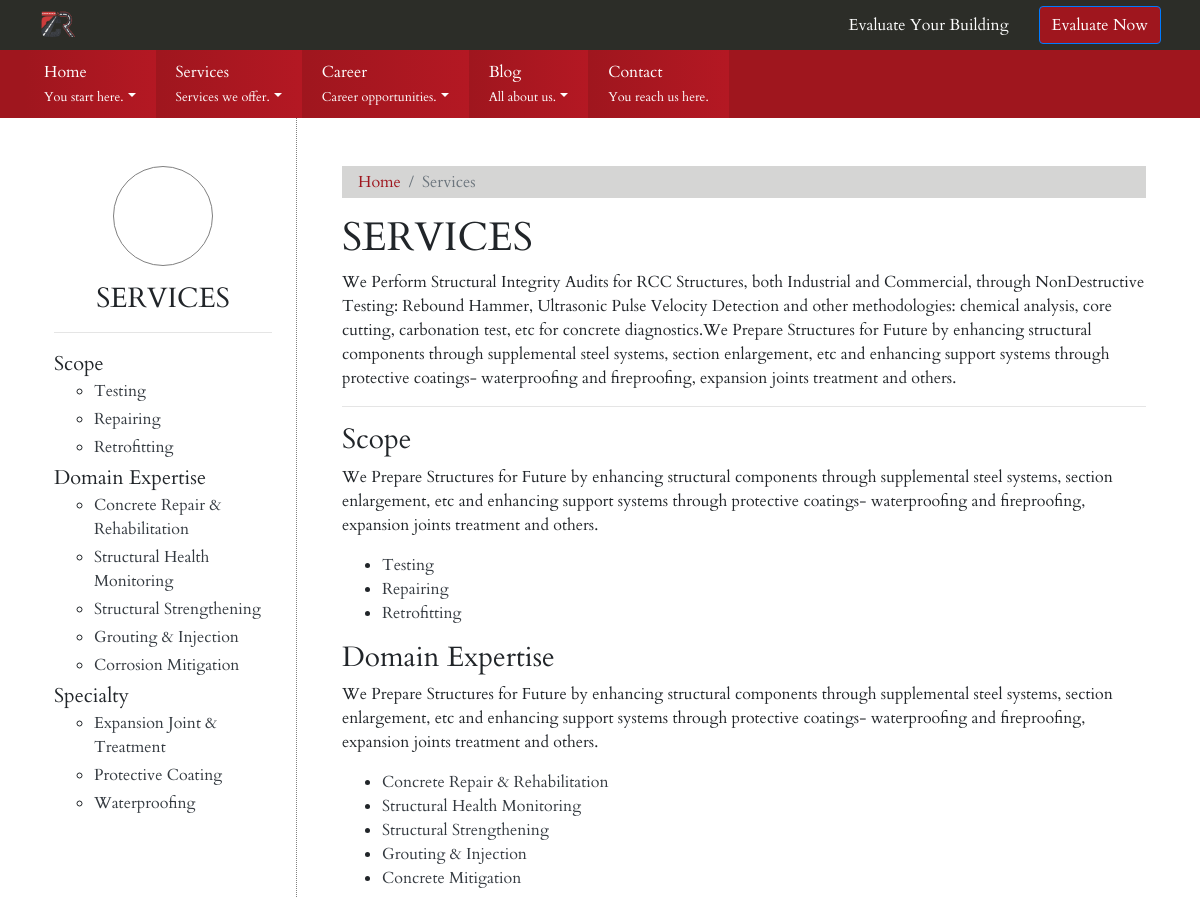
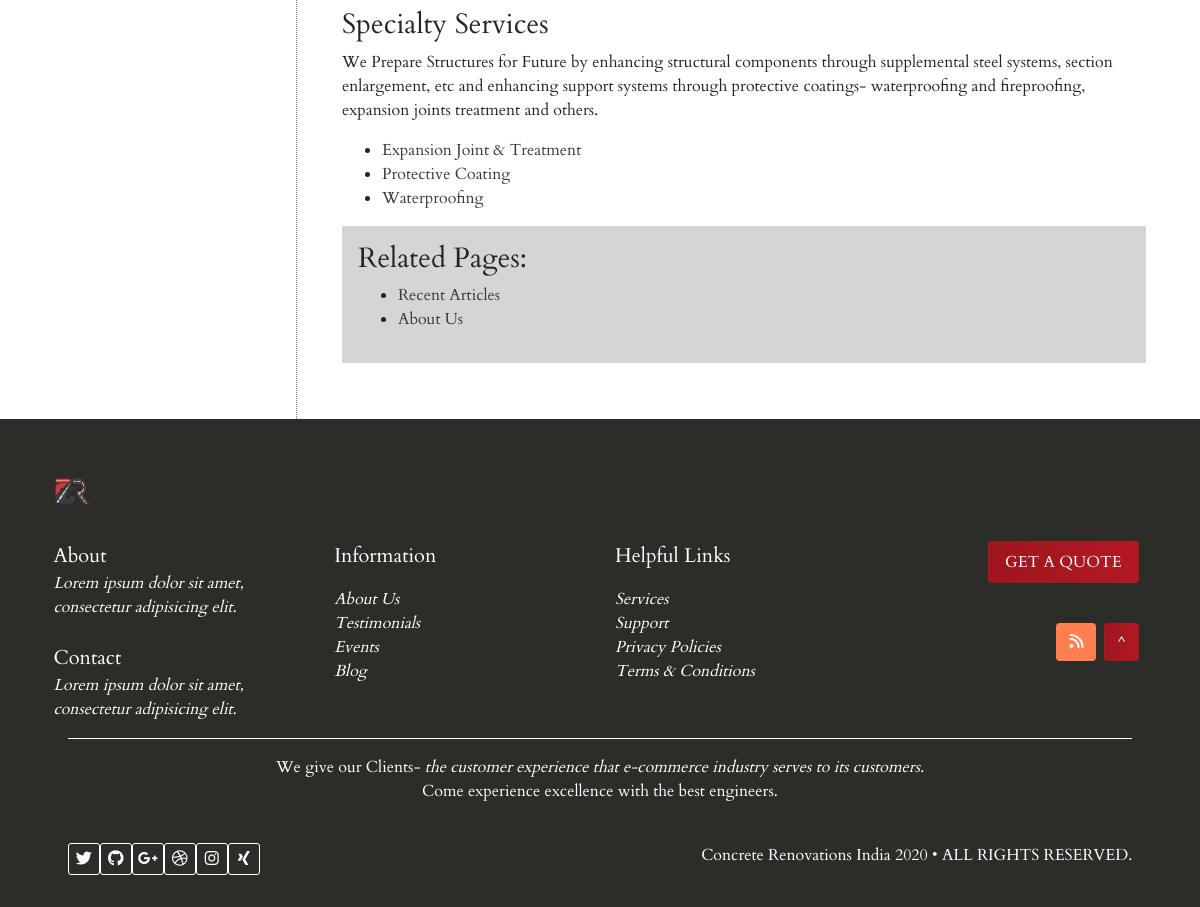
Page /services/ on the committed database (2 pictures, top to bottom).
### services/models.py (models this page shows, shortened)
class ServiceCategory(models.Model):
    name = models.CharField(max_length=100)
    slug = models.SlugField(unique=True,blank=True)

class Service(models.Model):
    name = models.CharField(max_length=200)
    slug = models.CharField(max_length=200,blank=True)
    category = models.CharField(choices=getcategory(),max_length=200)
    tagline = models.CharField(max_length=200,blank=True)
    overview = models.TextField()
    body = models.TextField()
    header_image = models.ImageField(upload_to="uploads/service/header",blank=True)

### web/views.py (the view)
# urls.py: path("services/",views.ServicesHomeView.as_view(),name="Services Home"),
class ServicesHomeView(APIView):
    template_name = app_name + "services/index.html"
    context = {}
    def get(self,request):
        self.context["category_list"] = get_category_list()
        return render(request,self.template_name,self.context)

### web/views.py (called while the page is built)
def get_category_list():
    categories = ServiceCategory.objects.all()
    category_list = []
    for cat in categories:
        services = Service.objects.filter(category=cat.slug)
        service_list = []
        for s in services:
            service_list.append({"name":s.name,"slug":s.slug})
        category_list.append({"name":cat.name,"slug":cat.slug,"services":service_list})
    return category_list

### web/templates/web/services/index.html
{% extends "./base.html" %}
{% load static %}{% block page_title %}Services{% endblock page_title %}
{% block page_body %}
<div class="container-fluid cardo pt-5 pb-5 mb-2">
    <nav aria-label="breadcrumb" class="pb-0 pt-0">
      <ol class="breadcrumb bg-green text-white pb-1 pt-1 rounded-0">
        <li class="breadcrumb-item"><a href="{% url 'web:Home' %}" class="text-rd-dark">Home</a></li>
        <li class="breadcrumb-item text-gray active" aria-current="page">Services</li>
      </ol>
    </nav>
    <div class="mb-2">
        <h1 class="">SERVICES</h1>
        <p>We Perform Structural Integrity Audits for RCC Structures, both Industrial and Commercial, through NonDestructive Testing: Rebound Hammer, Ultrasonic Pulse Velocity Detection and other methodologies: chemical analysis, core cutting, carbonation test, etc for concrete diagnostics.We Prepare Structures for Future by enhancing structural components through supplemental steel systems, section enlargement, etc and enhancing support systems through protective coatings- waterproofing and fireproofing, expansion joints treatment and others.</p>
        <hr>
        <div class="mb-3">
            <h3>Scope</h3>
            <p>We Prepare Structures for Future by enhancing structural components through supplemental steel systems, section enlargement, etc and enhancing support systems through protective coatings- waterproofing and fireproofing, expansion joints treatment and others.</p>
            <ul>
                <li><a href="{% url 'web:Service' 'testing' %}" class="text-dark">Testing</a></li>
                <li><a href="{% url 'web:Service' 'repairing' %}" class="text-dark">Repairing</a></li>
                <li><a href="{% url 'web:Service' 'retrofitting' %}" class="text-dark">Retrofitting</a></li>
            </ul>
        </div>
        <div class="mb-3">
            <h3>Domain Expertise</h3>
            <p>We Prepare Structures for Future by enhancing structural components through supplemental steel systems, section enlargement, etc and enhancing support systems through protective coatings- waterproofing and fireproofing, expansion joints treatment and others.</p>
            <ul class="">
                <li><a href="{% url 'web:Service' 'concreterepairandrehabilitation' %}" class="text-dark">Concrete Repair & Rehabilitation</a></li>
                <li><a href="{% url 'web:Service' 'structuralhealthmonitoring' %}" class="text-dark">Structural Health Monitoring</a></li>
                <li><a href="{% url 'web:Service' 'structuralstrengthening' %}" class="text-dark">Structural Strengthening</a></li>
                <li><a href="{% url 'web:Service' 'groutingandinjection' %}" class="text-dark">Grouting & Injection</a></li>
                <li><a href="{% url 'web:Service' 'concretemitigation' %}" class="text-dark">Concrete Mitigation</a></li>
            </ul>
        </div>
        <div class="mb-3">
            <h3>Specialty Services</h3>
            <p>We Prepare Structures for Future by enhancing structural components through supplemental steel systems, section enlargement, etc and enhancing support systems through protective coatings- waterproofing and fireproofing, expansion joints treatment and others.</p>
            <ul>
                <li><a href="{% url 'web:Service' 'expansionjoint' %}" class="text-dark">Expansion Joint & Treatment</a></li>
                <li><a href="{% url 'web:Service' 'protectivecoating' %}" class="text-dark">Protective Coating</a></li>
                <li><a href="{% url 'web:Service' 'waterproofing' %}" class="text-dark">Waterproofing</a></li>
            </ul>
        </div>
    </div>
    <div class="related pt-3 pl-3 pr-3 pb-3">
        <h3>Related Pages:</h3>
        <ul>
            <li><a href="" class="text-dark">Recent Articles</a></li>
            <li><a href="" class="text-dark">About Us</a></li>
        </ul>
    </div>
</div>
{% endblock page_body %}

### web/templates/web/services/sidebar.html (shortened to what this page needs)
<div class="container-fluid cardo  pt-5 pb-5 border-lg-side" style="height:100%">
    <div class="wrapper">
        <div class="d-lg-flex justify-content-center"><div class="mb-3" style="width:100px;height:100px;border-radius:50%;border:1px solid gray"></div></div>
        <h3 class="text-lg-center text-left">SERVICES</h3><hr>
            {% if category_list %}
            <ul class="list-unstyled">
            {% for category in category_list %}
            <li>
                <p class="lead mb-0" data-toggle="collapse" href="#scope-nav" role="button" aria-expanded="false" aria-controls="scope-nav">{{ category.name }}</p>
                <ul>
                    {% for ser in category.services %}
                        <li class="mb-1"><a class="{% if service.name == ser.name %}text-rd-dark{% else %}text-dark{% endif %}" href="{% url 'web:Service' ser.slug %}">{{ ser.name }}</a></li>
                    {% endfor %}
                </ul>
            </li>
            {% endfor %}
            </ul>
            {% endif %}
    </div>
</div>

### web/static/web/css/custom.css (style rules this page uses)
:root { --rd-dom : #CC3C38; --rd-dark : #9F161E; --rd-dark-trsp : #9F161E90; --rd-light : #B41823; --green : #2C2D28; --white : #FFFFFF; --black : #000000; --tertiary : #F4F4F4; --text : #121212; --quarternery : #707070; --num-2 : 2; --num-5 : 5; --num-10: 10; --percent-2 : 2%; --percent-5 : 5%; --percent-10 : 10%; --wrapper-percent : 96%; }
html { font-family : Cardo; }
.cardo { font-family:Cardo }
.text-rd-dark { color:var(--rd-dark) }
.bg-green { background:var(--green); }
.wrapper { width:var(--wrapper-percent);padding:auto 0;position:static!important; }

### web/templates/web/services/base.html (style rules this page uses)
.breadcrumb,.related { background-color : #2C2D2832 }

### web/templates/web/services/sidebar.html (style rules this page uses)
.border-lg-side { border-top : 1px dotted gray; border-right:none; }
@media (min-width:992px) { .border-lg-side { border-right : 1px dotted gray; border-top : none; } }

### rows in the picture
ServiceCategory: name "Scope"
Service: name "Testing"
Service: name "Repairing"
Service: name "Retrofitting"
ServiceCategory: name "Domain Expertise"
Service: name "Concrete Repair & Rehabilitation"
Service: name "Structural Health Monitoring"
Service: name "Structural Strengthening"
Service: name "Grouting & Injection"
Service: name "Corrosion Mitigation"
ServiceCategory: name "Specialty"
Service: name "Expansion Joint & Treatment"
Service: name "Protective Coating"
Service: name "Waterproofing"
